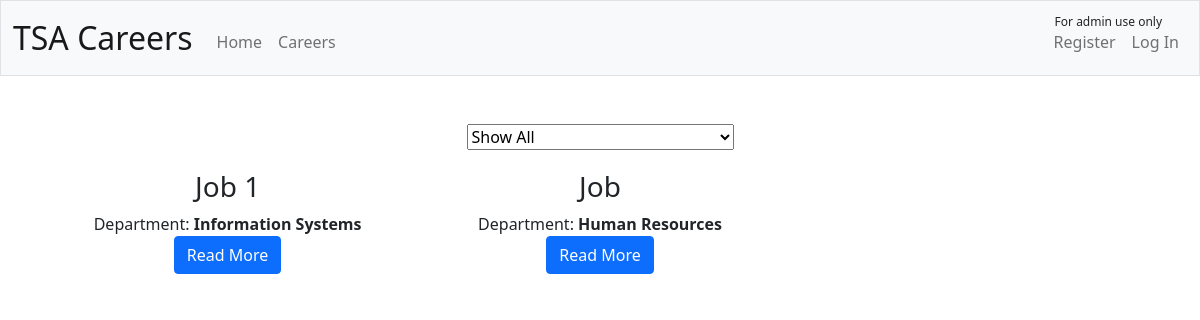
Page /careers on the committed database.
### tables this page shows
CREATE TABLE 'jobs' ('id' INTEGER PRIMARY KEY AUTOINCREMENT NOT NULL, 'title' TEXT, 'description' TEXT,'dept_id' INTEGER, 'status' BOOLEAN NOT NULL DEFAULT 'false');

CREATE TABLE 'departments' ('id' INTEGER PRIMARY KEY AUTOINCREMENT NOT NULL, 'name' TEXT);

### app.py (the view)
@app.route("/careers")
def careers():
    if request.args:
        filter_dept_id = request.args.get('dept_id')
        if filter_dept_id == 'all':
            jobs = db.execute("SELECT * FROM jobs")
        else:
            jobs = db.execute("SELECT * FROM jobs WHERE dept_id = ?", (filter_dept_id,))
    else:
        jobs = db.execute("SELECT * FROM jobs")
    if request.headers.get("X-Requested-With") == 'XMLHttpRequest':
        return jsonify(jobs=[dict(row) for row in jobs], depts=depts)
    job_edit_id = request.form.get('job-edit')
    for row in jobs:
        if job_edit_id == row['id']:
            return render_template("/update.html")
    return render_template("/careers.html", results=jobs, depts=depts)

### app.py (called while the page is built)
def check_session():
    if 'user_id' not in session:
        return redirect("/login.html")
    else:
        username = db.execute("SELECT username FROM users WHERE id = ?", session["user_id"])
        session['username'] = username[0]['username']

@app.before_request
def before_request():
    check_session()

@app.after_request
def after_request(response):
    response.headers["Cache-Control"] = "no-cache, no-store, must-revalidate"
    response.headers["Expires"] = 0
    response.headers["Pragma"] = "no-cache"
    return response

### templates/careers.html (shortened to what this page needs)
{% extends "layout.html" %}
{% block main %}
    <section>
        <div class="filter">
            <form method="post" action="/careers">
                <select id="deptFilter" onchange="filterByDept()">
                    <option selected value="all">Show All</option>
                </select>
            </form>
        </div>
        <div class="jobs-container" id="jobs-container">
            {% for job in results %}
                {% if session['user_id'] %}
                    <div class="job">
                        <h3>{{ job['title']}}</h3>
                        <div class="dept-name">
                            {% for dept in depts %}
                                {% if dept['id'] == job['dept_id'] %}
                                    <span>{{ dept['name'] }}</span>
                                {% endif %}
                            {% endfor %}
                        </div>
                        <span>Status:
                            <span name="status">
                                {% if job['status'] == 'false' %}
                                    Draft
                                {% else %}
                                    Active
                                {% endif %}
                            </span>
                        </span>
                        <div class="btns">
                            <a class="btn btn-primary" id="job-read-more" name ="job-read-more" href="/job?job-read-more={{ job['id']}}">Read More</a>
                            <a class="btn btn-primary" id="job-edit" name ="job-edit" href="/update?job-edit={{ job['id']}}">Edit</a>
                            <button type="button" class="btn btn-danger btn-del" data-id="{{ job['id']}}" data-jobTitle="{{ job['title']}}">Delete</button>
                        </div>
                    </div>
                {% else %}
                    {% if job['status'] == 'true' %}
                        <div class="job">
                            <h3 name="title">{{ job['title']}}</h3>
                            <div>
                                <label>Department:</label>
                                {% for dept in depts %}
                                    {% if dept['id'] == job['dept_id'] %}
                                        <strong>{{ dept['name'] }}</strong>
                                    {% endif %}
                                {% endfor %}
                            </div>
                            <div class="btns">
                                <a class="btn btn-primary" id="job-read-more" name ="job-read-more" href="/job?job-read-more={{ job['id']}}">Read More</a>
                            </div>
                        </div>
                    {% endif %}
                {% endif %}
            {% endfor %}
        </div>
    </section>
{% endblock %}

### static/styles.css (style rules this page uses)
.jobs-container { display: flex; flex-wrap: wrap; width: 95%; margin: auto; }
@media (min-width: 900px) { .jobs-container .job { width: calc((100%/3) - 20px); margin: 20px 10px; } }

### rows in the picture
jobs: title "Job 1"
departments: name "Information Systems"
jobs: title "Job"
departments: name "Human Resources"
